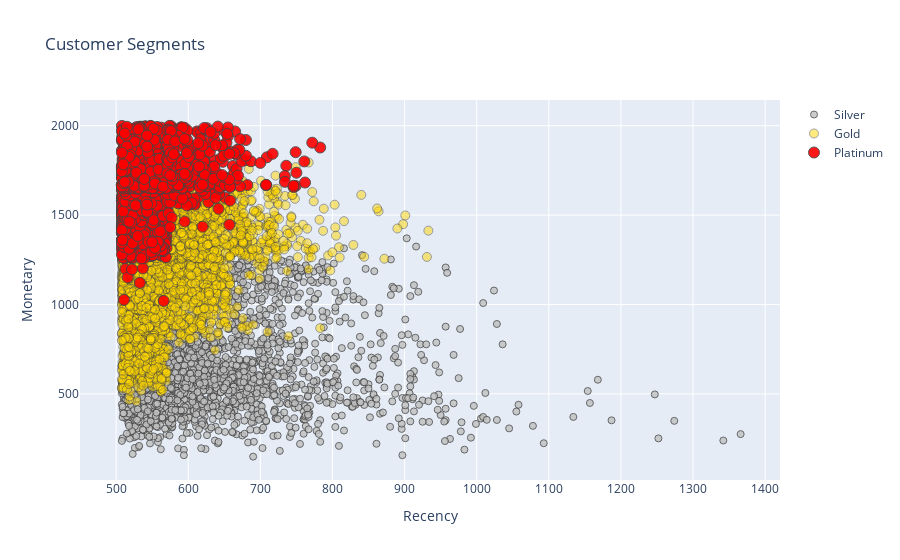

Notebook code for this chart:
### Code cell
#Monetary vs Recency
tx_graph = rfm.query("Monetary < 2000 and Recency <1400")

plot_data = [
    go.Scatter(
        x=tx_graph.query("Customer_Segment == 'Silver'")['Recency'],
        y=tx_graph.query("Customer_Segment == 'Silver'")['Monetary'],
        mode='markers',
        name='Silver',
        marker= dict(size= 7,
            line= dict(width=1),
            color= 'silver',
            opacity= 0.8
           )
    ),
        go.Scatter(
        x=tx_graph.query("Customer_Segment == 'Gold'")['Recency'],
        y=tx_graph.query("Customer_Segment == 'Gold'")['Monetary'],
        mode='markers',
        name='Gold',
        marker= dict(size= 9,
            line= dict(width=1),
            color= 'gold',
            opacity= 0.5
           )
    ),
        go.Scatter(
       x=tx_graph.query("Customer_Segment == 'Platinum'")['Recency'],
        y=tx_graph.query("Customer_Segment == 'Platinum'")['Monetary'],
        mode='markers',
        name='Platinum',
        marker= dict(size= 11,
            line= dict(width=1),
            color= 'red',
            opacity= 0.9
           )
    ),
]

plot_layout = go.Layout(
        yaxis= {'title': "Monetary"},
        xaxis= {'title': "Recency"},
        title='Customer Segments'
    )
fig = go.Figure(data=plot_data, layout=plot_layout)
pyoff.iplot(fig)

### Figure 1 — Plotly figure (JSON) as saved in the notebook; plotly's stock layout.template omitted (floating-point values rounded to 4 significant figures; data arrays with more than 128 entries replaced by an {"elided": "..."} marker saying what was removed)
{"data": [{"marker": {"color": "silver", "line": {"width": 1}, "opacity": 0.8, "size": 7}, "mode": "markers", "name": "Silver", "type": "scatter", "x": {"elided": "1838 int values"}, "y": {"elided": "1838 int values"}}, {"marker": {"color": "gold", "line": {"width": 1}, "opacity": 0.5, "size": 9}, "mode": "markers", "name": "Gold", "type": "scatter", "x": {"elided": "2803 int values"}, "y": {"elided": "2803 int values"}}, {"marker": {"color": "red", "line": {"width": 1}, "opacity": 0.9, "size": 11}, "mode": "markers", "name": "Platinum", "type": "scatter", "x": {"elided": "2049 int values"}, "y": {"elided": "2049 int values"}}], "layout": {"title": {"text": "Customer Segments"}, "xaxis": {"title": {"text": "Recency"}}, "yaxis": {"title": {"text": "Monetary"}}}}
